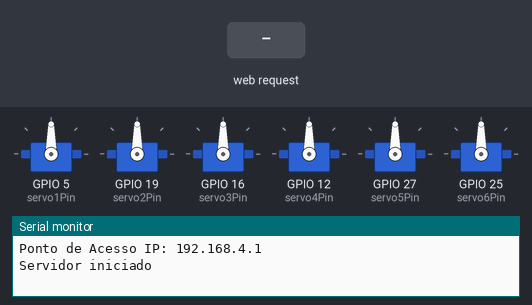
A sketch run on a simulated ESP32. On the bench: 6 × servo, the last lines printed to the serial monitor. Inputs (shaded band) come from the test bench.

Above: at 1.2 s.
1.3 s: HTTP request GET /get?input1=1 received
At 5.4 s:
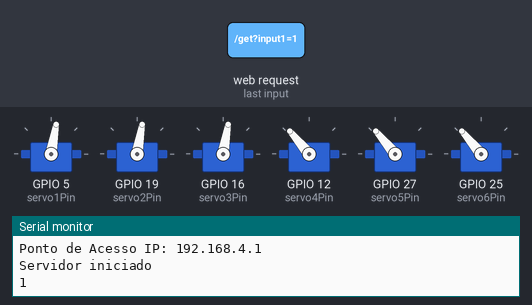
Timing chart, 0 to 6.9 s (numbered marks = the images above; inputs shaded):
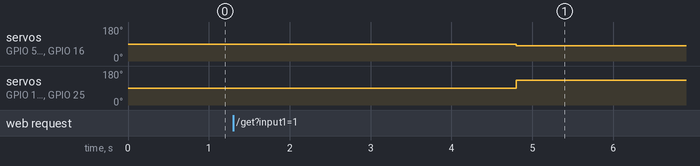

Measured:
- after the input at 1.3 s, servo on GPIO 5 (servo1Pin), servo on GPIO 19 (servo2Pin), servo on GPIO 16 (servo3Pin): 90° → 80° after 3.5 s; servo on GPIO 12 (servo4Pin), servo on GPIO 27 (servo5Pin), servo on GPIO 25 (servo6Pin): 90° → 130° after 3.5 s

The sketch:

Controle_uma_celula.ino
```cpp
#include <WiFi.h>
#include <ESPAsyncWebServer.h>
#include <ESP32Servo.h>

// Definição dos pinos dos servomotores
const int servo1Pin = 5;
const int servo2Pin = 19;
const int servo3Pin = 16;
const int servo4Pin = 12;
const int servo5Pin = 27;
const int servo6Pin = 25;

// Criação dos objetos Servo
Servo servo1;
Servo servo2;
Servo servo3;
Servo servo4;
Servo servo5;
Servo servo6;

// Posições dos servos
const int posicaoAltaD = 50;
const int posicaoBaixaD = 80;

const int posicaoAltaE = 160;
const int posicaoBaixaE = 130;

// Definições WebServer
const char* ssid = "PET ELÉTRICA UFBA";
const char* password = "12345678";

AsyncWebServer server(80);

// Funções para movimentar os servos
void analisarCaractere(char inputChar) {
  servo1.write(posicaoBaixaD);
  servo2.write(posicaoBaixaD);
  servo3.write(posicaoBaixaD);
  servo4.write(posicaoBaixaE);
  servo5.write(posicaoBaixaE);
  servo6.write(posicaoBaixaE);

  if (strchr("abcdefghklmnopqruvxyz12345678", inputChar)) {
    servo1.write(posicaoAltaD);
  }
  if (strchr("bfghijlpqrstvw026789", inputChar)) {
    servo2.write(posicaoAltaD);
  }
  if (strchr("klmnopqrstuvxyz", inputChar)) {
    servo3.write(posicaoAltaD);
  }
  if (strchr("cdfgijmnpqstwxy034679", inputChar)) {
    servo4.write(posicaoAltaE);
  }
  if (strchr("deghjnoqrtwyz04578", inputChar)) {
    servo5.write(posicaoAltaE);
  }
  if (strchr("uvwxyz", inputChar)) {
    servo6.write(posicaoAltaE);
  }

  delay(1500);

  servo1.write(posicaoBaixaD);
  servo2.write(posicaoBaixaD);
  servo3.write(posicaoBaixaD);
  servo4.write(posicaoBaixaE);
  servo5.write(posicaoBaixaE);
  servo6.write(posicaoBaixaE);
  delay(500);
}

void identificarNumero() {
  servo1.write(posicaoAltaD);
  servo2.write(posicaoAltaD);
  servo3.write(posicaoAltaD);
  servo4.write(posicaoAltaE);
  delay(1500);
  servo1.write(posicaoBaixaD);
  servo2.write(posicaoBaixaD);
  servo3.write(posicaoBaixaD);
  servo4.write(posicaoBaixaE);
  delay(500);
}

void setup() {
  // Anexa os servos aos pinos
  servo1.attach(servo1Pin);
  servo2.attach(servo2Pin);
  servo3.attach(servo3Pin);
  servo4.attach(servo4Pin);
  servo5.attach(servo5Pin);
  servo6.attach(servo6Pin);

  // Inicializa a comunicação serial
  Serial.begin(115200);

  // Configuração do Wi-Fi
  WiFi.softAP(ssid, password);

  IPAddress IP = WiFi.softAPIP();
  Serial.print("Ponto de Acesso IP: ");
  Serial.println(IP);

  // Página inicial
  server.on("/", HTTP_GET, [](AsyncWebServerRequest *request) {
    String html = R"(
      <!DOCTYPE html>
      <html lang="pt-BR">
      <head>
          <meta charset="UTF-8">
          <meta name="viewport" content="width=device-width, initial-scale=1.0">
          <title>Display Braille</title>
      </head>
      <body>
          <h2>Display Braille PET ELÉTRICA UFBA</h2>
          <form action="/get" method="get">
              <label for="input1">Digite uma palavra ou número:</label>
              <input type="text" id="input1" name="input1" required>
              <button type="submit">Enviar</button>
          </form>
      </body>
      </html>
    )";
    request->send(200, "text/html", html);
  });

  // Processa a entrada do formulário e redireciona para a página de confirmação
  server.on("/get", HTTP_GET, [](AsyncWebServerRequest *request) {
    String inputMessage;
    if (request->hasParam("input1")) {
      inputMessage = request->getParam("input1")->value();
      Serial.println(inputMessage);

      // Analisa cada caractere da mensagem
      for (int i = 0; i < inputMessage.length(); i++) {
        char inputChar = inputMessage.charAt(i);
        if (isdigit(inputChar)) {
          identificarNumero();
        }
        analisarCaractere(inputChar);
      }
    } else {
      inputMessage = "Nenhuma mensagem enviada.";
    }

    String html = "A mensagem enviada para o Display Braille foi: " + inputMessage +
                  "<br><a href=\"/\">Voltar para a Página Inicial</a>";
    request->send(200, "text/html", html);
  });

  server.begin();
  Serial.println("Servidor iniciado");
}

void loop() {
  // Nada necessário aqui, pois usamos AsyncWebServer
}
```
